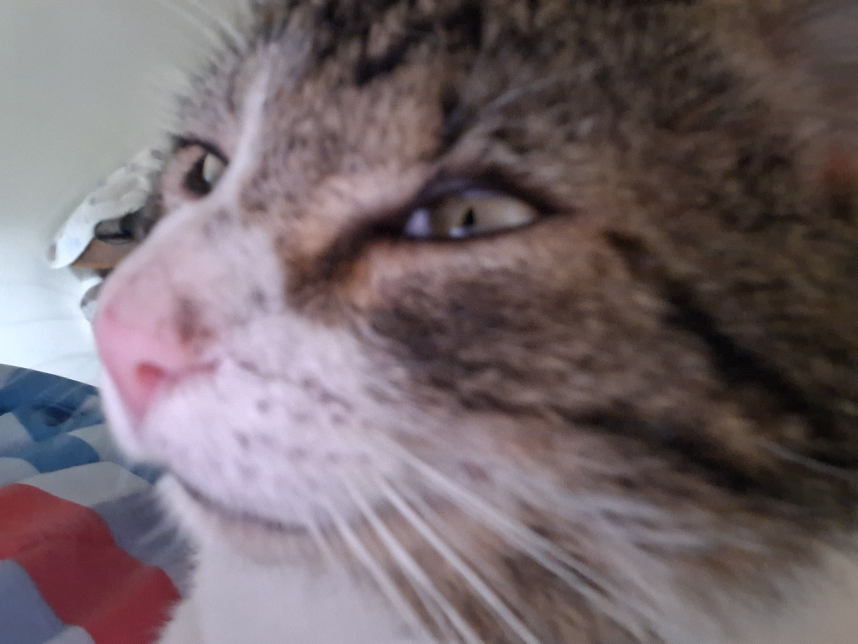
#> input picture upload/20261008_111119.jpg, 1715 x 1287 px, found by its file name (shown at 1/2 size)
$ python make_logo.py
#> lines starting #> are read from the running program, lines starting #| are printed output that depends on the picture
#!/usr/bin/env python3
"""Gera a logo (gato) quadrada + favicon para o MD2ABNT."""
from PIL import Image

SRC = "/home/z/my-project/upload/20261008_111119.jpg"
LOGO = "/home/z/my-project/public/logo.png"
ICON = "/home/z/my-project/src/app/icon.png"

img = Image.open(SRC).convert("RGB")
#> img is the input picture: PIL image 1715x1287 RGB; mean R, G, B 116.1, 103.4, 107.8
w, h = img.size
#> w = 1715; h = 1287
print(f"original: {w}x{h}")
#| original: 1715x1287

# Recorte quadrado centrado no rosto do gato (levemente à esquerda/acima)
side = int(h * 0.86)
#> side = 1106
cx, cy = int(w * 0.48), int(h * 0.42)
#> cx = 823; cy = 540
x1 = max(0, min(w - side, cx - side // 2))
#> x1 = 270
y1 = max(0, min(h - side, cy - side // 2))
#> y1 = 0
crop = img.crop((x1, y1, x1 + side, y1 + side))
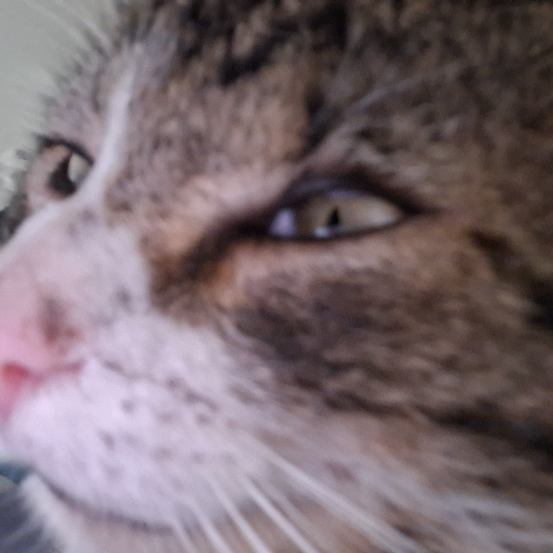
#> crop: PIL image 1106x1106 RGB (shown at 1/2 size); mean R, G, B 121.5, 106.3, 111.8

# Logo 512px
logo = crop.resize((512, 512), Image.LANCZOS)
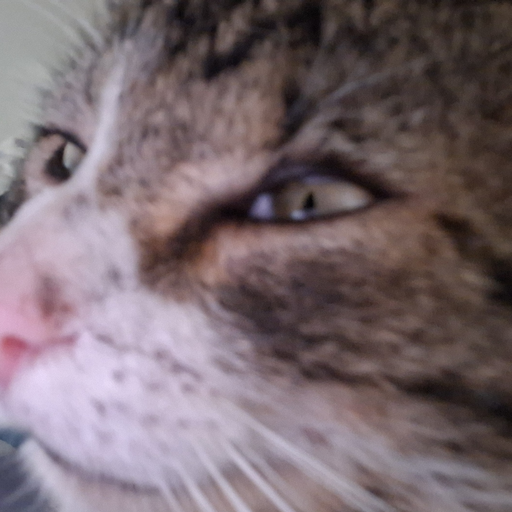
#> logo: PIL image 512x512 RGB; mean R, G, B 121.5, 106.3, 111.8
logo.save(LOGO, "PNG", optimize=True)

# Favicon 256px
icon = crop.resize((256, 256), Image.LANCZOS)
icon.save(ICON, "PNG", optimize=True)

print(f"logo: {LOGO} (512x512)")
print(f"icon: {ICON} (256x256)")
